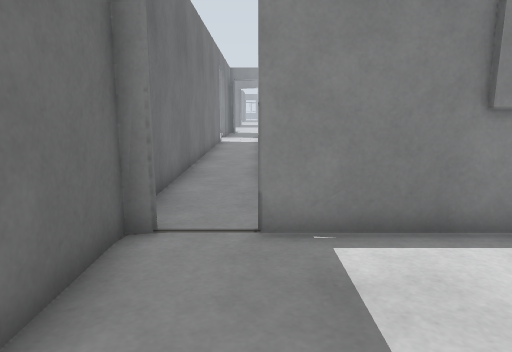
view 1 (above)

15 first-person views from a walk through a world built for the Gazebo simulator. The camera is 1 m above the floor, tilts 10° down and sees 70° across. The lines on the ground mark 1 m squares. The floor is counted in squares, 0.5 m on a side. Each view is taken from the middle of a square. On the plan, view 1 faces up. The plan holds only what a view shows up to about 19 squares ahead; the rest is blank. The place goes on beyond the plan. Simple shapes stand in for some stock models. Some surface patterns are stand-ins.

view 2
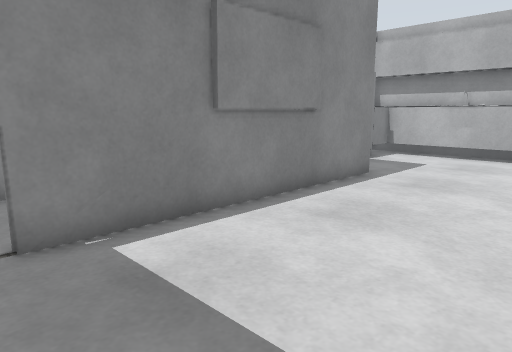

view 3
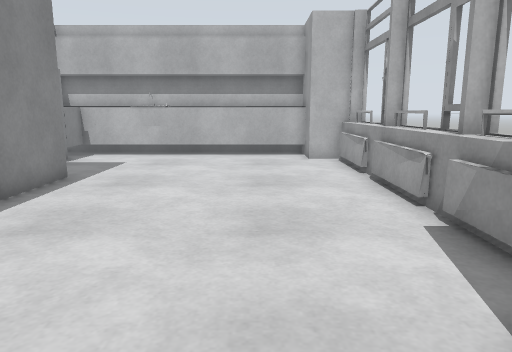

view 4
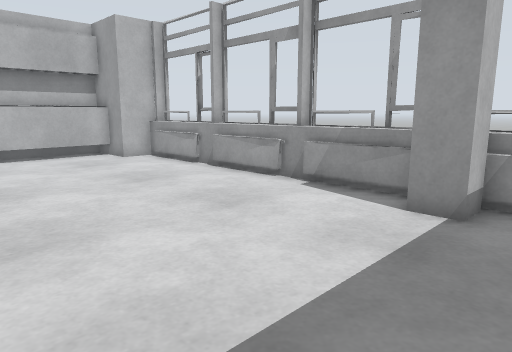

view 5
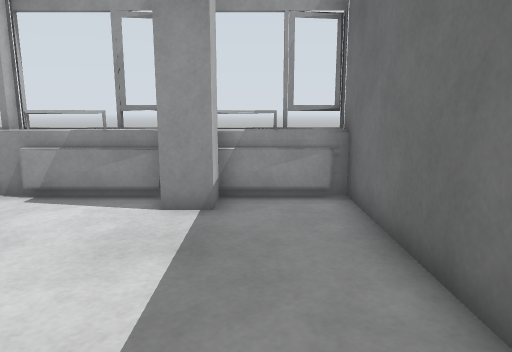

view 6
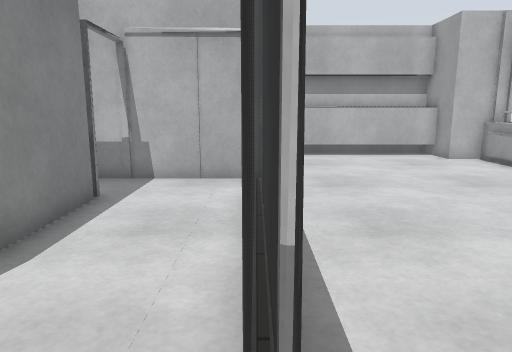

view 7
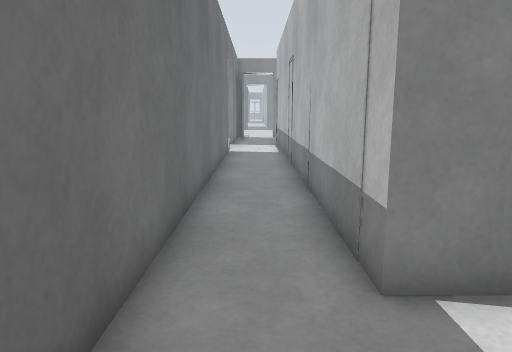

view 8
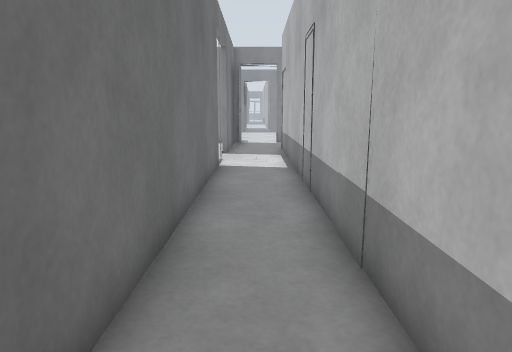

view 9
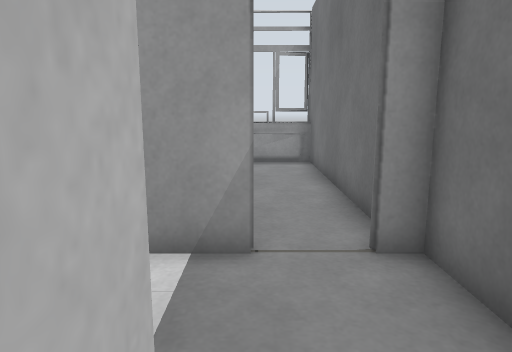

view 10
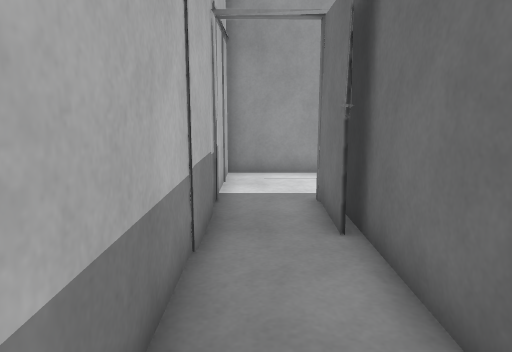

view 11
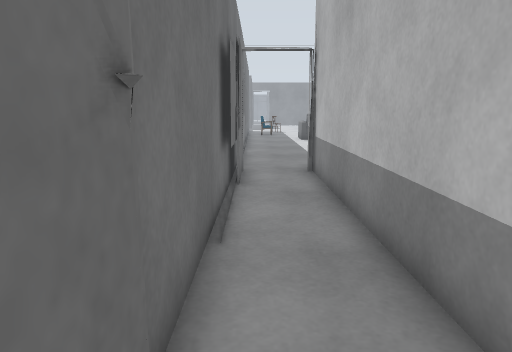

view 12
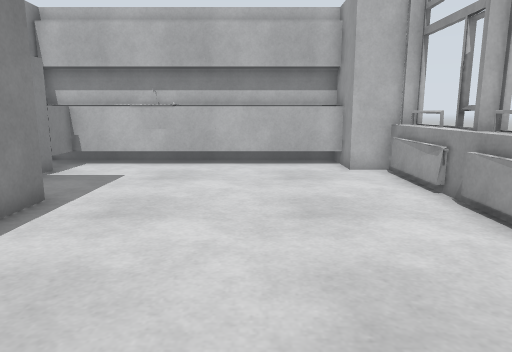

view 13
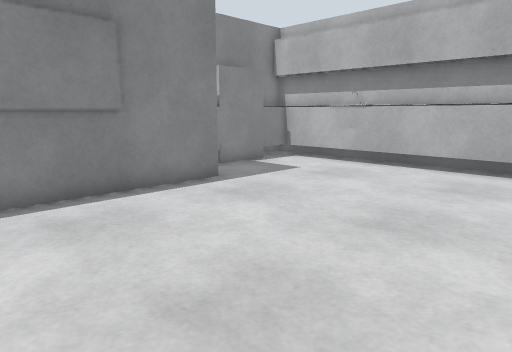

view 14
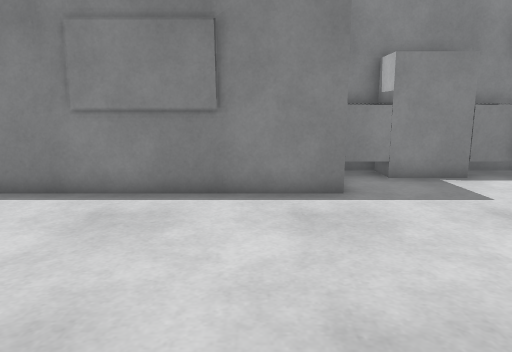

view 15
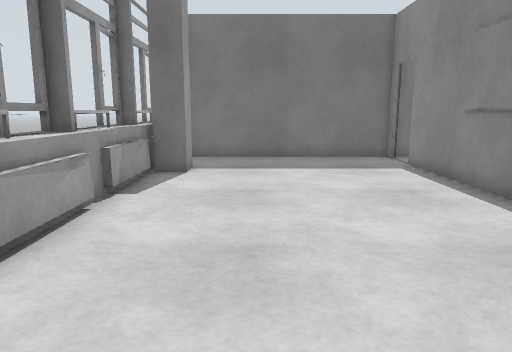

### Floor plan
Points are (right, up) in squares from view 1. A wall is a line through its corners. A room is listed if a view was taken in it or the views show most of it. See-through windows are left out.
Room 1 (views 1, 2, 3, 4, 5, 6, 7, 12, 13, 14, 15)
walls: (7.8, -3.9) (10, -3.9); (7.9, 6) (7.2, 6); (4.9, 6) (4.2, 6); (6.1, -4.4) (10.2, -4.4); (10.2, 5.8) (0, 5.8); (3.7, -4) (5.7, -3.9); (3.4, 6) (2.8, 6); (10.9, -4.4) (12.5, -4.4); (2.5, 6) (0, 6); (2.5, -4.4) (6, -4.4); (12.1, -3.9) (14.1, -3.9); (0.9, -3.4) (0.9, -2.3) (2, -2.3) (2, -3.4); (-0.5, -4) (1.1, -4); (14.6, -4) (14.6, -2.3) (17.1, -2.3); (15.9, -2.4) (15.9, 8) (10.6, 8); (-2.2, 5.8) (-2.2, -4.4) (1.1, -4.4)
low walls: (6.4, -3.4) (9.7, -3.4); (10.6, -3.4) (14, -3.4); (2.2, -3.4) (5.5, -3.4); (-1.9, -3.4) (0.9, -3.4); (-2.2, -3.6) (14.6, -3.6)
ways out: opening at (-0.5, 6) to room 2
Room 2 (views 8, 9, 10, 11)
walls: (1.8, 9.7) (0.4, 9.8) (0.4, 24.5); (7.6, 12.3) (7.5, 9.7) (4.1, 9.7); (0, 6) (1.6, 6); (-0.1, 5.9) (10.2, 5.8); (6.9, 6) (9.9, 6) (9.9, 23.5); (-2.4, 24.5) (-2.4, 6) (-1.6, 6); (7.5, 24.4) (7.3, 10.4)
ways out: opening at (-0.5, 6) to room 1

Positions as (right, up) in squares from view 1, and headings:
1: (0, 0), facing up
2: (-1, 0), facing up-right
3: (-1, 0), facing right
4: (-1, 5), facing down-right
5: (0, 5), facing down
6: (-1, 6), facing right
7: (-1, 6), facing up
8: (-1, 11), facing up
9: (0, 11), facing down
10: (9, 18), facing down
11: (8, 11), facing up
12: (2, 1), facing right
13: (3, -3), facing up-right
14: (8, -3), facing up
15: (14, 0), facing left
